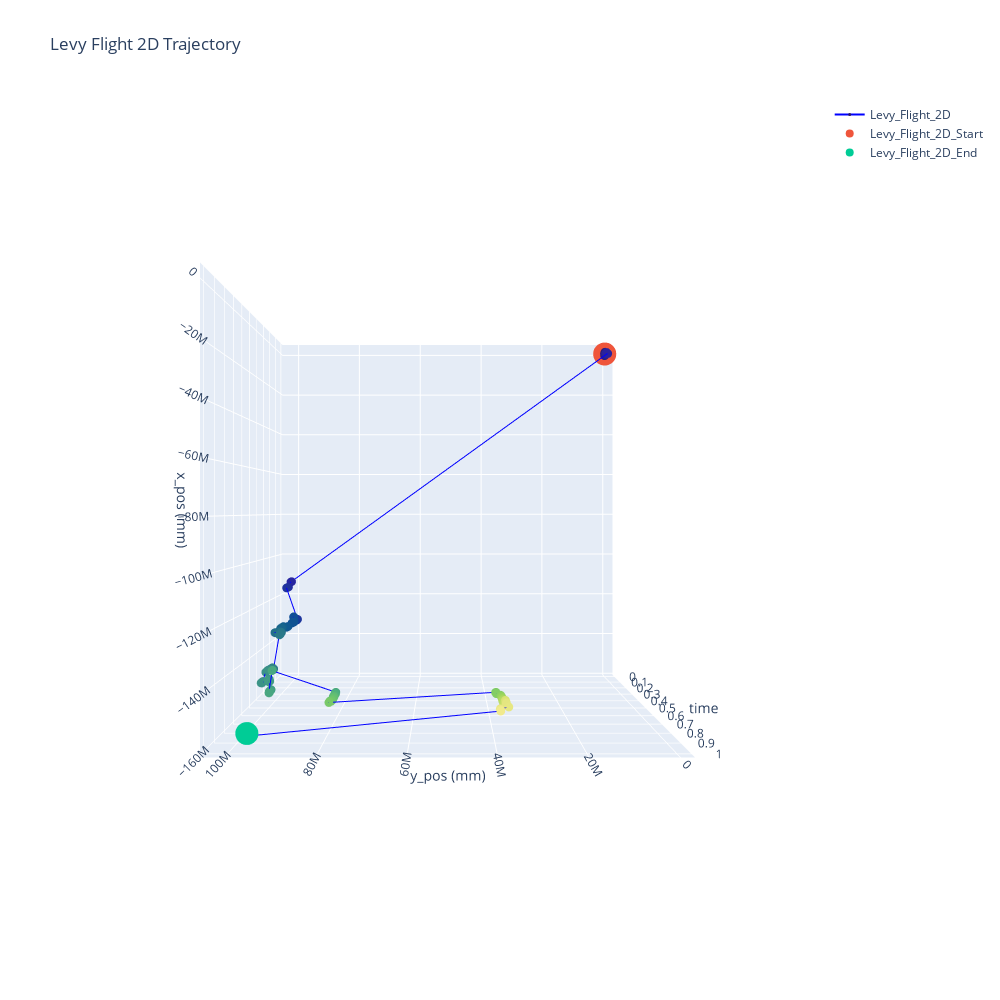

The notebook cell this image was saved under:
### Code cell
# Initial Params
n_steps = 15000
s_pos = [0,0]
levy_exp = 0.5
beta = 0

# Generate the plot figure
fig_levy_flight_3d = go.Figure()

# Call function to create the 3d plot  
plot_levy_trajectory(fig_levy_flight_3d, s_pos, n_steps, levy_exp, beta)
fig_levy_flight_3d.show()

### Figure 1 — Plotly figure (JSON) as saved in the notebook; plotly's stock layout.template omitted (floating-point values rounded to 4 significant figures; data arrays with more than 128 entries replaced by an {"elided": "..."} marker saying what was removed)
{"data": [{"line": {"color": "blue", "width": 2}, "marker": {"color": {"elided": "15000 float values"}, "colorscale": [[0, "rgb(41, 24, 107)"], [0.09091, "rgb(42, 35, 160)"], [0.1818, "rgb(15, 71, 153)"], [0.2727, "rgb(18, 95, 142)"], [0.3636, "rgb(38, 116, 137)"], [0.4545, "rgb(53, 136, 136)"], [0.5455, "rgb(65, 157, 133)"], [0.6364, "rgb(81, 178, 124)"], [0.7273, "rgb(111, 198, 107)"], [0.8182, "rgb(160, 214, 91)"], [0.9091, "rgb(212, 225, 112)"], [1, "rgb(253, 238, 153)"]], "size": 3}, "name": "Levy_Flight_2D", "showlegend": true, "type": "scatter3d", "x": {"elided": "15000 float values"}, "y": {"elided": "15000 float values"}, "z": {"elided": "15000 float values"}}, {"mode": "markers", "name": "Levy_Flight_2D_Start", "showlegend": true, "type": "scatter3d", "x": [0], "y": [0], "z": [0]}, {"mode": "markers", "name": "Levy_Flight_2D_End", "showlegend": true, "type": "scatter3d", "x": [-153900000.0], "y": [95760000.0], "z": [1]}], "layout": {"autosize": false, "height": 1000, "scene": {"camera": {"center": {"x": 0, "y": 0, "z": 0}, "eye": {"x": 0, "y": 0, "z": 2.5}}, "xaxis": {"title": {"text": "x_pos (mm)"}}, "yaxis": {"title": {"text": "y_pos (mm)"}}, "zaxis": {"nticks": 20, "title": {"text": "time"}}}, "title": {"text": "Levy Flight 2D Trajectory"}, "width": 1000}}
